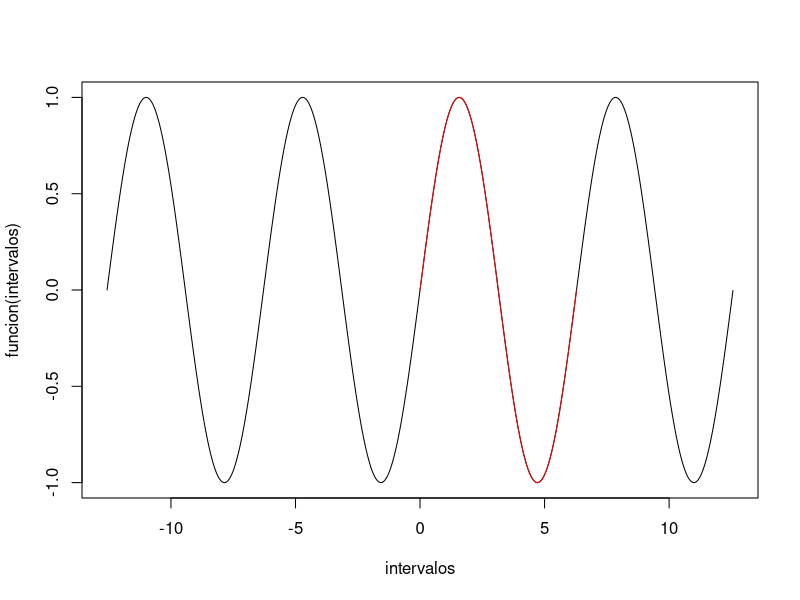

Generate this figure with R:

funcion<-function(x){return(sin(x))}

obtenerDeltaX<-function(intervalo, particiones){
  return((intervalo[2]-intervalo[1])/particiones)#especificar cifras
}
obtenerDeltaY<-function(inicial, final){
  return(funcion(final)-funcion(inicial))
}
Xi<-function(intervalo, i, deltaX){
  return(intervalo[1]+i*deltaX)#especificar cifras
}
calcularLongitudSegmento<-function(deltaX,deltaY){
  return(sqrt((deltaX^2)+(deltaY^2)))
}
calcularLongitudDeCurva<-function(intervalo, particiones){
  contadorLongitud<-0.0000
  deltaX<-obtenerDeltaX(intervalo, particiones)
  i<-0.00000
  while(i<particiones){
    xi<-Xi(intervalo, i, deltaX)
    xj<-xi+deltaX
    deltaY<-obtenerDeltaY(xi,xj)
    contadorLongitud<-contadorLongitud+calcularLongitudSegmento(deltaX,deltaY)
    print(contadorLongitud)
    i=i+1
  }
  return(contadorLongitud)
}

intervalo<-c(0,2*pi)
particiones<-999
resultado<-calcularLongitudDeCurva(intervalo, particiones)
print(resultado)
intervalos=seq(-4*pi,4*pi,0.01)
plot (intervalos,funcion(intervalos) ,type="l",col="black")

intervalos=seq(0,2*pi,0.01)
lines (intervalos,funcion(intervalos),col="red")





